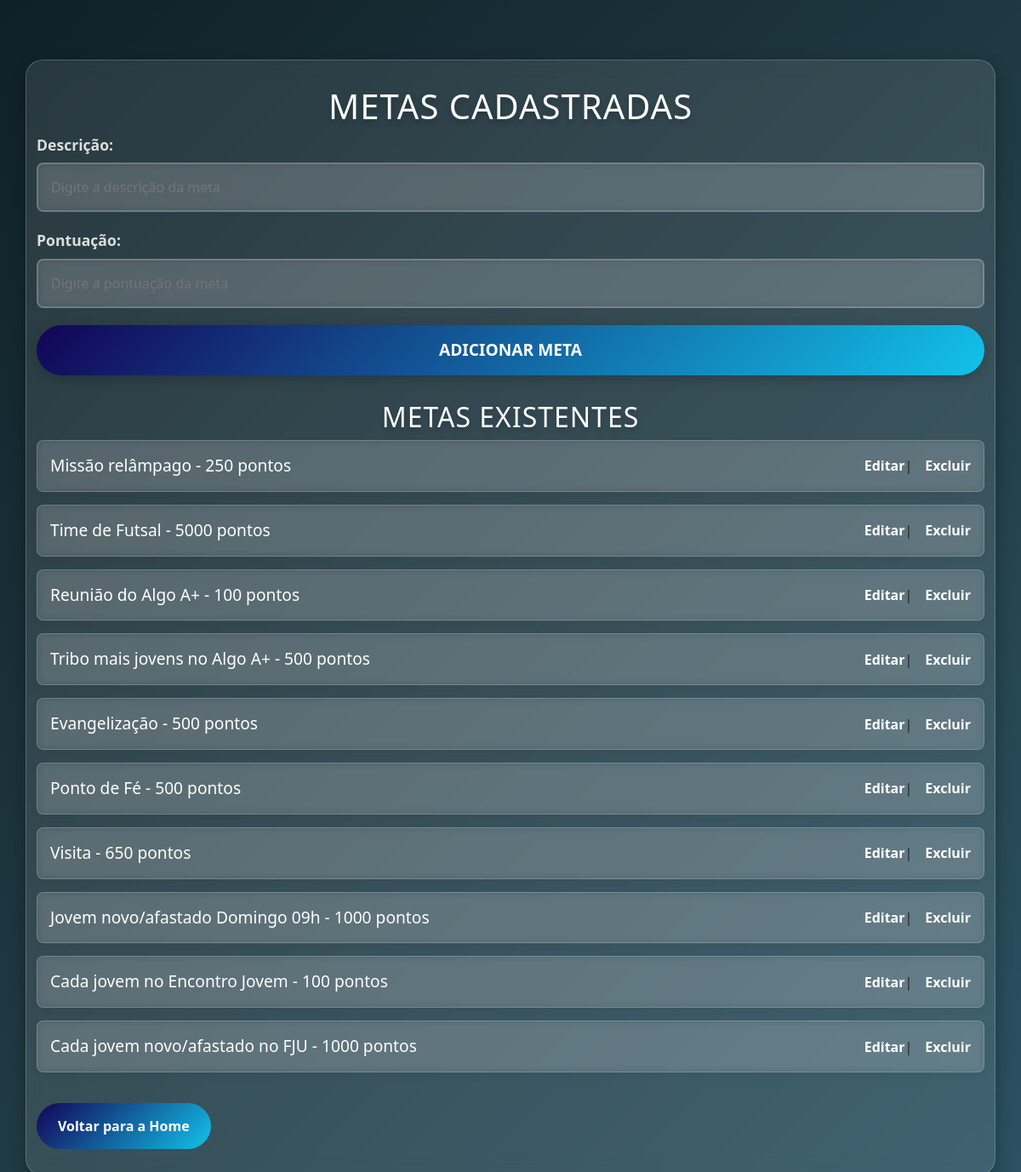
Page /metas on the earlier database version.
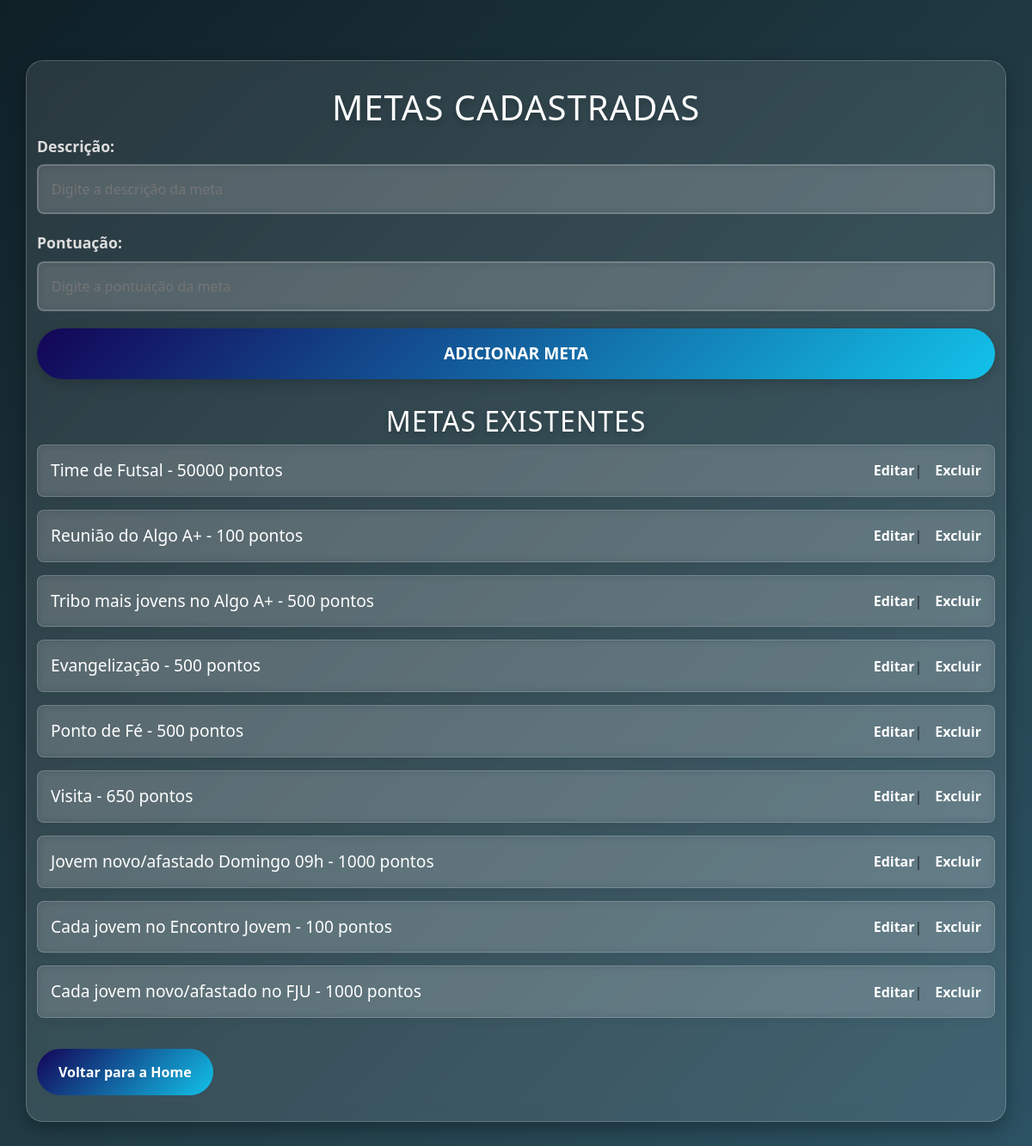
Same page on the later database version.
### app.py (models this page shows)
class Meta(db.Model):
    id = db.Column(db.Integer, primary_key=True)
    descricao = db.Column(db.String(200), nullable=False)
    pontuacao = db.Column(db.Integer, nullable=False)

### app.py (the view, shortened to what this page needs)
@app.route("/metas", methods=['GET', 'POST'])
def metas():
    metas_lista = Meta.query.all()
    return render_template("metas.html", metas=metas_lista)

### templates/metas.html (shortened to what this page needs)
<!DOCTYPE html>
<html lang="pt-br">
<head>
    <link rel="stylesheet" href="{{ url_for('static', filename='css/metas.css') }}">
    <link href="https://cdn.jsdelivr.net/npm/bootstrap@5.3.0-alpha1/dist/css/bootstrap.min.css" rel="stylesheet">
</head>
<body>
    <div class="container">
        <h1 style="color: white;">Metas Cadastradas</h1>
        <form method="POST" class="form">
            <label for="descricao">Descrição:</label>
            <input type="text" name="descricao" placeholder="Digite a descrição da meta" required>
            <label for="pontuacao">Pontuação:</label>
            <input type="number" name="pontuacao" placeholder="Digite a pontuação da meta" required>
            <button type="submit" class="submit-btn">Adicionar Meta</button>
        </form>
        <h2 style="color: white;">Metas Existentes</h2>
        <ul class="meta-list">
            {% for meta in metas %}
                <li class="meta-item">
                    <span class="meta-text">{{ meta.descricao }} - {{ meta.pontuacao }} pontos</span>
                    <div class="actions">
                        <a href="{{ url_for('editar_meta', id=meta.id) }}" class="edit">Editar</a> |
                        <a href="{{ url_for('excluir_meta', id=meta.id) }}" class="delete">Excluir</a>
                    </div>
                </li>
            {% endfor %}
        </ul>
        <a href="{{ url_for('home') }}" class="back-btn">Voltar para a Home</a>
    </div>
</body>
</html>

### static/css/metas.css (style rules this page uses)
* { margin: 0; padding: 0; box-sizing: border-box; }
body { font-family: 'Roboto', sans-serif; background: linear-gradient(135deg, #0f2027, #203a43, #2c5364); color: #fff; padding: 20px; display: flex; justify-content: center; align-items: center; min-height: 100vh; }
.container { width: 100%; max-width: 900px; margin: 50px auto; padding: 30px; background: rgba(255, 255, 255, 0.1); border-radius: 20px; box-shadow: 0 8px 20px rgba(0, 0, 0, 0.3); backdrop-filter: blur(10px); border: 1px solid rgba(255, 255, 255, 0.2); transition: transform 0.3s ease-in-out; }
h1, h2 { font-size: 2.5rem; color: #fff; text-align: center; margin-bottom: 20px; text-transform: uppercase; letter-spacing: 1px; text-shadow: 0 4px 6px rgba(0, 0, 0, 0.2); }
form { margin-bottom: 30px; }
label { font-size: 1.1rem; font-weight: bold; margin-bottom: 8px; display: block; color: #ddd; }
input[type="text"], input[type="number"] { width: 100%; padding: 15px; margin-bottom: 20px; border: 2px solid rgba(255, 255, 255, 0.2); border-radius: 8px; font-size: 1rem; background: rgba(255, 255, 255, 0.1); ; color: #fff; transition: all 0.3s ease-in-out; backdrop-filter: blur(5px); }
button.submit-btn { width: 100%; padding: 15px; background: linear-gradient(135deg, #130457, #12c2e9); color: #fff; border: none; border-radius: 50px; font-size: 1.2rem; font-weight: bold; cursor: pointer; text-transform: uppercase; transition: all 0.4s ease; box-shadow: 0 4px 15px rgba(0, 0, 0, 0.2); }
.meta-list { list-style-type: none; padding-left: 0; }
.meta-item { background: rgba(255, 255, 255, 0.1); ; border-radius: 8px; padding: 15px; margin-bottom: 15px; display: flex; justify-content: space-between; align-items: center; box-shadow: 0 3px 10px rgba(0, 0, 0, 0.05); transition: transform 0.3s ease-in-out; border: 1px solid rgba(255, 255, 255, 0.2); backdrop-filter: blur(5px); }
.meta-text { font-size: 1.2rem; color: white; flex-grow: 1; }
.actions { display: flex; justify-content: flex-end; }
.actions a { text-decoration: none; color: #ffffff; font-weight: bold; margin-left: 15px; transition: color 0.3s ease; }
.back-btn { display: inline-block; background: linear-gradient(135deg, #130457, #12c2e9); color: #fff; padding: 15px 25px; text-decoration: none; border-radius: 50px; margin-top: 20px; text-align: center; font-weight: bold; transition: all 0.3s ease; }

Differences in the rows shown:
removed Meta: descricao "Missão relâmpago", pontuacao "250"
changed Meta "Time de Futsal": pontuacao "5000" → "50000"
